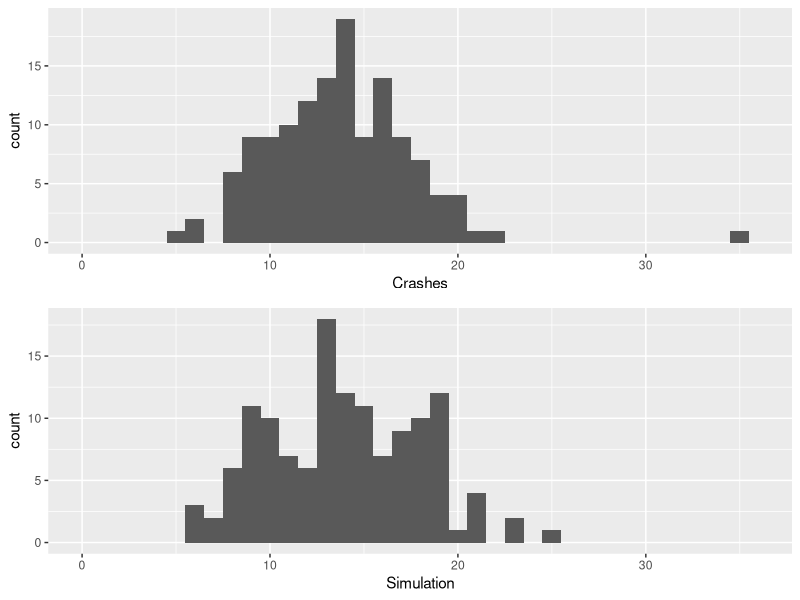
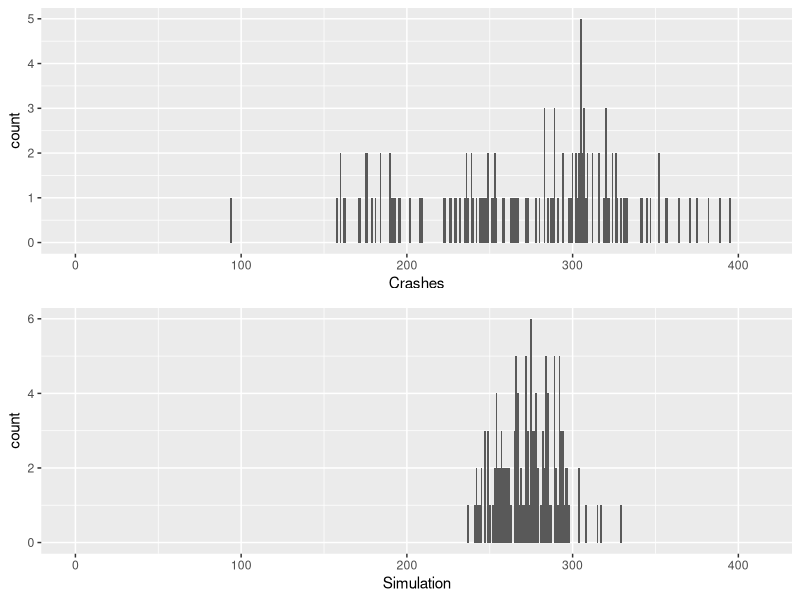
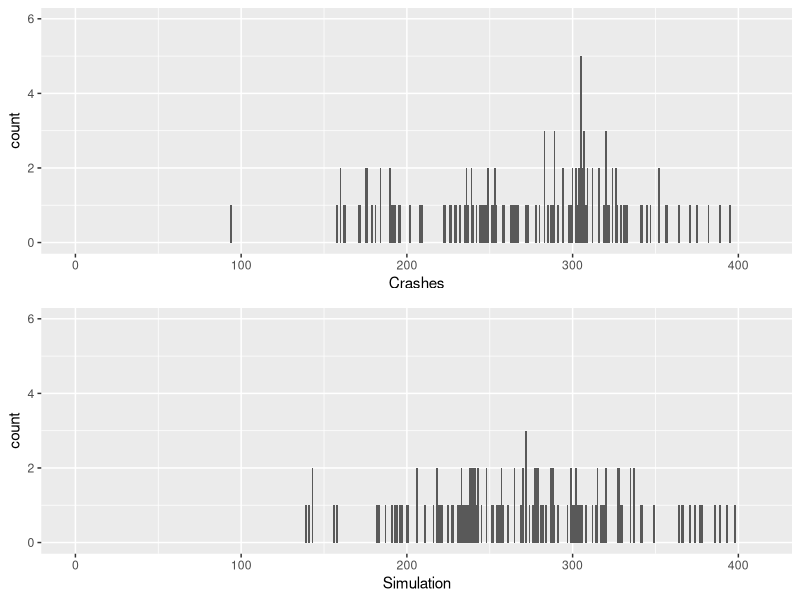
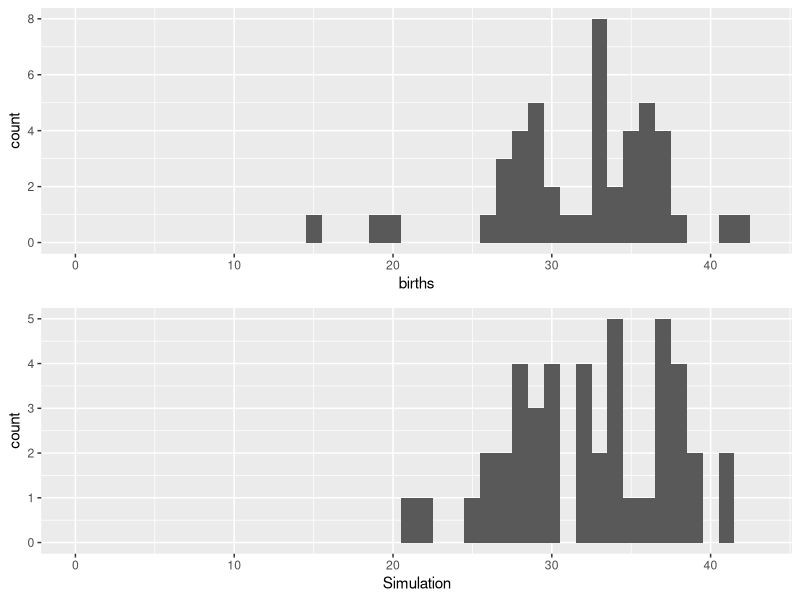
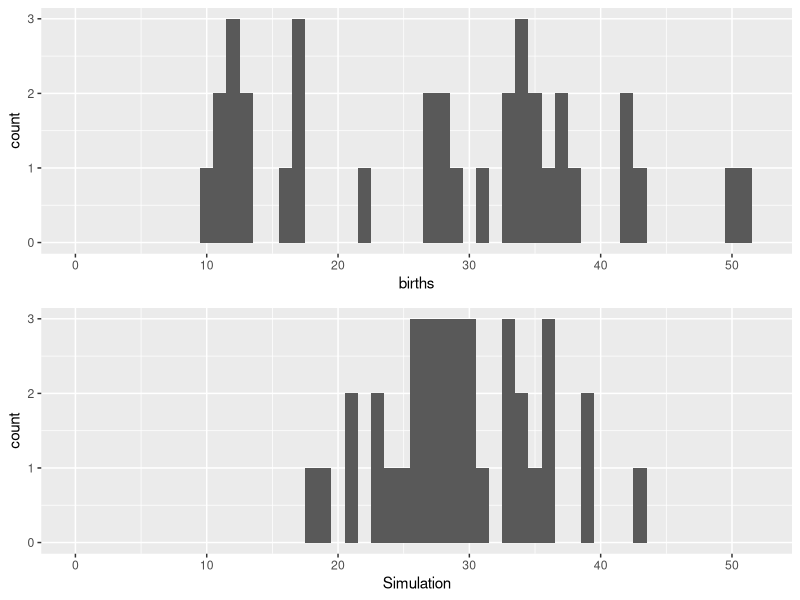
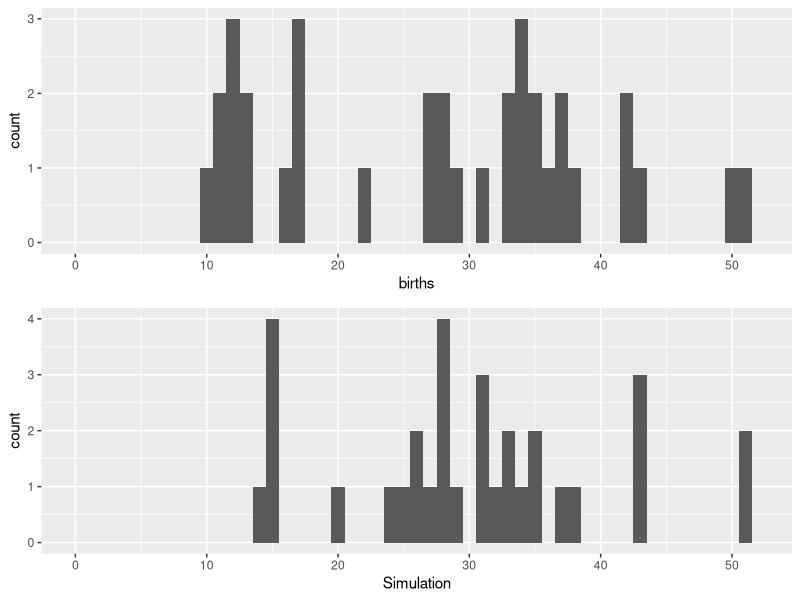
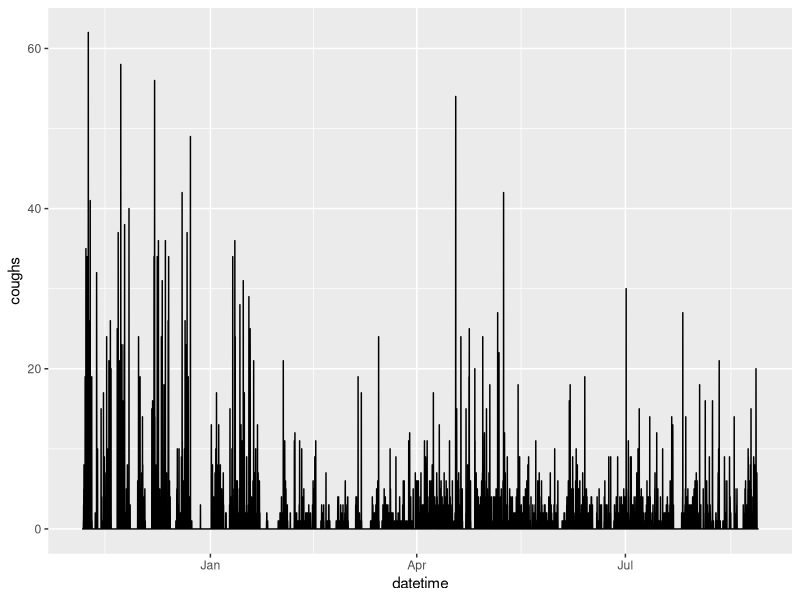
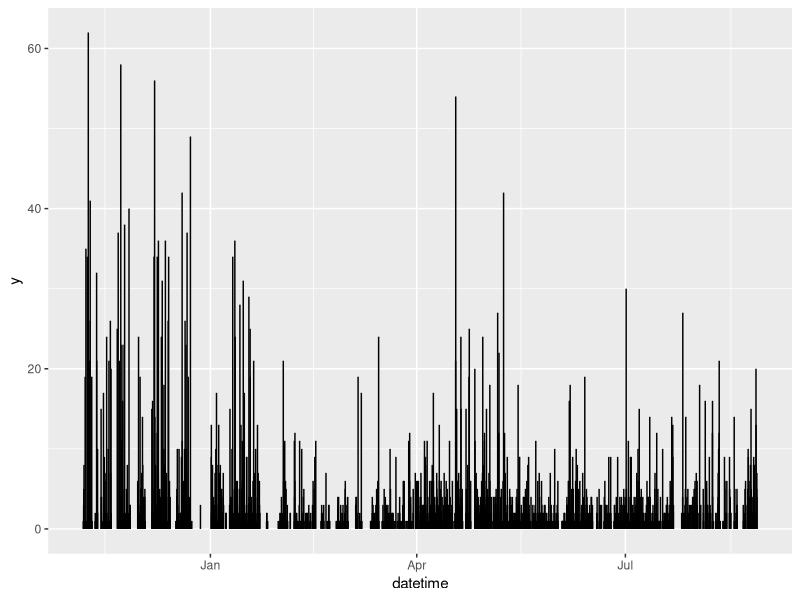

R code for these plots, in order:
library(tidyverse)
library(gridExtra)

# Crash data -----

crashes <- read_csv("TDOT.csv")
crashes <- crashes %>%
  pivot_longer(cols=January:December, names_to="Month", values_to="Crashes")

county_pops <- read_csv("tn_county_pops.csv")
county_pops <- county_pops %>%
  filter( CTYNAME != "Tennessee") 
colnames( county_pops ) <- c("County", "Pop2010")
county_pops <- county_pops %>%
  separate( col="County", into=c("County","Useless"), sep=" ") %>%
  select(-Useless)

crashes <- inner_join(crashes, county_pops, by="County")

# Meigs County and the Poisson distribution
meigs <- crashes %>% 
  filter( County == "Meigs")

observed.crashes <- ggplot( meigs, aes(Crashes)) + 
  geom_histogram( binwidth = 1) + 
  xlim(0,36)

(meigs.lambda <- mean( meigs$Crashes ))
var( meigs$Crashes )

# simulate crashes from Meigs county
meigs.simulation <- rpois( nrow(meigs), meigs.lambda)
meigs <- meigs %>% 
  mutate( Simulation = meigs.simulation )

simulated.crashes <- ggplot( meigs, aes(Simulation)) + 
  geom_histogram( binwidth = 1) +
  xlim(0,36)

grid.arrange( observed.crashes, simulated.crashes, ncol=1 )

# Other counties

crash_stats <- crashes %>%
  group_by(County) %>% 
  summarize( Mean = mean(Crashes),
             Var = var(Crashes), 
             Ratio = Mean/Var ) %>% 
  arrange( desc(Ratio) )

# Sevier county crashes are NOT Poisson distributed!
sevier <- crashes %>% 
  filter( County == "Sevier" )

observed.crashes <- ggplot( sevier, aes(Crashes)) + 
  geom_histogram( binwidth = 1) +
  xlim(0, max(sevier$Crashes))

(sevier.lambda <- mean( sevier$Crashes ))
var( sevier$Crashes )

# simulate crashes from Sevier county
sevier.simulation <- rpois( nrow(sevier), sevier.lambda)
sevier <- sevier %>% 
  mutate( Simulation = sevier.simulation )

simulated.crashes <- ggplot( sevier, aes(Simulation)) + 
  geom_histogram( binwidth = 1) +
  xlim(0,max(sevier$Crashes))

grid.arrange( observed.crashes, simulated.crashes, ncol=1 )

# crashes in Sevier county are not Poisson distributed; 
# do they follow a negative binomial distribution?

(sevier.mu <- mean( sevier$Crashes ))
(sevier.var <- var( sevier$Crashes ))
(sevier.size <- (sevier.mu^2)/(sevier.var - sevier.mu) )

# simulate crashes from Sevier county using NB
sevier.simulation <- rnbinom( n=nrow(sevier), size=sevier.size, mu=sevier.mu)
sevier <- sevier %>% 
  mutate( Simulation = sevier.simulation )

observed.crashes <- ggplot( sevier, aes(Crashes)) + 
  geom_histogram( binwidth = 1) +
  xlim(0, max(sevier$Crashes)) + 
  ylim(0,6)

simulated.crashes <- ggplot( sevier, aes(Simulation)) + 
  geom_histogram( binwidth = 1) +
  xlim(0,max(sevier$Crashes)) + 
  ylim(0,6)

grid.arrange( observed.crashes, simulated.crashes, ncol=1 )

# Births data -----

births <- read_csv("births.csv")

births_by_county <- births %>%
  group_by(county) %>% 
  summarize( Mean = mean(births),
             Variance = var(births),
             Ratio = Variance/Mean ) %>% 
  arrange( desc(Ratio))

blount <- births %>% filter(county == "Blount County, TN")

observed.crashes <- ggplot( blount, aes(births)) + 
  geom_histogram( binwidth = 1) +
  xlim(0, max(blount$births))

(blount.lambda <- mean( blount$births ))
var( blount$births )

# simulate crashes from Meigs county
blount.simulation <- rpois( nrow(blount), blount.lambda)
blount <- blount %>% 
  mutate( Simulation = blount.simulation )

simulated.crashes <- ggplot( blount, aes(Simulation)) + 
  geom_histogram( binwidth = 1)  +
  xlim(0, max(blount$births))

grid.arrange( observed.crashes, simulated.crashes, ncol=1 )

kanawha <- births %>% filter(county == "Kanawha County, WV")
(kanawha.mu <- mean(kanawha$births))
(kanawha.var <- var(kanawha$births))
(kanawha.size <- (kanawha.mu^2)/(kanawha.var - kanawha.mu))

# births in Kanawha County are not Poisson distributed...

observed.crashes <- ggplot( kanawha, aes(births)) + 
  geom_histogram( binwidth = 1) +
  xlim(0, max(kanawha$births))

# simulate crashes from Meigs county
kanawha.simulation <- rpois( nrow(kanawha), kanawha.mu)
kanawha <- kanawha %>% 
  mutate( Simulation = kanawha.simulation )

simulated.crashes <- ggplot( kanawha, aes(Simulation)) + 
  geom_histogram( binwidth = 1)  +
  xlim(0, max(kanawha$births))

grid.arrange( observed.crashes, simulated.crashes, ncol=1 )

# but they do follow the NB distribution

# simulate crashes from Meigs county
kanawha.simulation <- rnbinom( n=nrow(kanawha), size=kanawha.size, mu=kanawha.mu)
kanawha <- kanawha %>% 
  mutate( Simulation = kanawha.simulation )

simulated.crashes <- ggplot( kanawha, aes(Simulation)) + 
  geom_histogram( binwidth = 1)  +
  xlim(0, max(kanawha$births))

grid.arrange( observed.crashes, simulated.crashes, ncol=1 )

# Cough data -----

primera <- read_csv("primera.csv")

ggplot( primera, aes(x=datetime, y=coughs)) + geom_line()
ggplot( primera ) + geom_segment( aes(x=datetime, y=0, xend=datetime, yend=coughs ))
ggplot( primera, aes(x=coughs)) + geom_histogram()

(primera.mu <- mean(primera$coughs))
(primera.var <- var(primera$coughs))
(primera.size <- (primera.mu^2)/(primera.var - primera.mu))

# coughs are not Poisson distributed... 

observed.coughs <- ggplot( primera ) + 
  geom_segment( aes(x=datetime, y=0, xend=datetime, yend=coughs )) 

primera.simulation <- rpois( nrow(primera), primera.mu )
primera <- primera %>%
  mutate( Simulation = primera.simulation)

simulated.coughs <- ggplot( primera ) + 
  geom_segment( aes(x=datetime, y=0, xend=datetime, yend=Simulation )) 

grid.arrange( observed.coughs, simulated.coughs, ncol=1 )

# but they do follow NB! 

observed.coughs <- ggplot( primera ) + 
  geom_segment( aes(x=datetime, y=0, xend=datetime, yend=coughs )) 

primera.simulation <- rnbinom( n=nrow(primera), size=primera.size, mu=primera.mu )
primera <- primera %>%
  mutate( Simulation = primera.simulation)

simulated.coughs <- ggplot( primera ) + 
  geom_segment( aes(x=datetime, y=0, xend=datetime, yend=Simulation )) 

grid.arrange( observed.coughs, simulated.coughs, ncol=1 )

# How to relate counts to a predictor? -----

# use crashes, not births!
